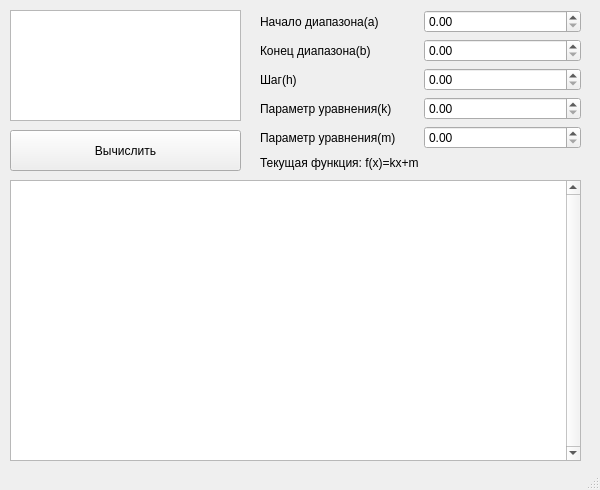
<?xml version="1.0" encoding="UTF-8"?>
<ui version="4.0">
 <class>MainWindow</class>
 <widget class="QMainWindow" name="MainWindow">
  <property name="geometry">
   <rect>
    <x>0</x>
    <y>0</y>
    <width>600</width>
    <height>490</height>
   </rect>
  </property>
  <property name="minimumSize">
   <size>
    <width>600</width>
    <height>490</height>
   </size>
  </property>
  <property name="maximumSize">
   <size>
    <width>600</width>
    <height>490</height>
   </size>
  </property>
  <property name="windowTitle">
   <string>Таблица значений функции в диапазоне</string>
  </property>
  <widget class="QWidget" name="centralwidget">
   <widget class="QTextEdit" name="Result">
    <property name="geometry">
     <rect>
      <x>10</x>
      <y>10</y>
      <width>231</width>
      <height>111</height>
     </rect>
    </property>
    <property name="font">
     <font>
      <pointsize>12</pointsize>
     </font>
    </property>
    <property name="sizeAdjustPolicy">
     <enum>QAbstractScrollArea::AdjustIgnored</enum>
    </property>
    <property name="readOnly">
     <bool>true</bool>
    </property>
   </widget>
   <widget class="QPushButton" name="Calculate">
    <property name="geometry">
     <rect>
      <x>10</x>
      <y>130</y>
      <width>231</width>
      <height>41</height>
     </rect>
    </property>
    <property name="text">
     <string>Вычислить</string>
    </property>
   </widget>
   <widget class="QWidget" name="gridLayoutWidget">
    <property name="geometry">
     <rect>
      <x>260</x>
      <y>10</y>
      <width>321</width>
      <height>161</height>
     </rect>
    </property>
    <layout class="QGridLayout" name="gridLayout">
     <item row="5" column="0" colspan="2">
      <widget class="QLabel" name="label_5">
       <property name="text">
        <string>Текущая функция: f(x)=kx+m</string>
       </property>
      </widget>
     </item>
     <item row="1" column="0">
      <widget class="QLabel" name="label_2">
       <property name="text">
        <string>Конец диапазона(b)</string>
       </property>
      </widget>
     </item>
     <item row="4" column="0">
      <widget class="QLabel" name="label_6">
       <property name="text">
        <string>Параметр уравнения(m)</string>
       </property>
      </widget>
     </item>
     <item row="0" column="0">
      <widget class="QLabel" name="label">
       <property name="text">
        <string>Начало диапазона(a)</string>
       </property>
      </widget>
     </item>
     <item row="3" column="0">
      <widget class="QLabel" name="label_4">
       <property name="text">
        <string>Параметр уравнения(k)</string>
       </property>
      </widget>
     </item>
     <item row="2" column="0">
      <widget class="QLabel" name="label_3">
       <property name="text">
        <string>Шаг(h)</string>
       </property>
      </widget>
     </item>
     <item row="0" column="1">
      <widget class="QDoubleSpinBox" name="SpinBoxA"/>
     </item>
     <item row="1" column="1">
      <widget class="QDoubleSpinBox" name="SpinBoxB"/>
     </item>
     <item row="2" column="1">
      <widget class="QDoubleSpinBox" name="SpinBoxH"/>
     </item>
     <item row="3" column="1">
      <widget class="QDoubleSpinBox" name="SpinBoxK"/>
     </item>
     <item row="4" column="1">
      <widget class="QDoubleSpinBox" name="SpinBoxM"/>
     </item>
    </layout>
   </widget>
   <widget class="QTableWidget" name="tableWidget">
    <property name="geometry">
     <rect>
      <x>10</x>
      <y>180</y>
      <width>571</width>
      <height>281</height>
     </rect>
    </property>
    <property name="verticalScrollBarPolicy">
     <enum>Qt::ScrollBarAlwaysOn</enum>
    </property>
   </widget>
   <widget class="QLabel" name="label_7">
    <property name="geometry">
     <rect>
      <x>20</x>
      <y>40</y>
      <width>211</width>
      <height>61</height>
     </rect>
    </property>
    <property name="autoFillBackground">
     <bool>false</bool>
    </property>
    <property name="text">
     <string/>
    </property>
    <property name="pixmap">
     <pixmap>FunctionPic.jpg</pixmap>
    </property>
    <property name="scaledContents">
     <bool>true</bool>
    </property>
    <property name="alignment">
     <set>Qt::AlignCenter</set>
    </property>
   </widget>
  </widget>
  <widget class="QStatusBar" name="statusbar"/>
 </widget>
 <resources/>
 <connections/>
</ui>
